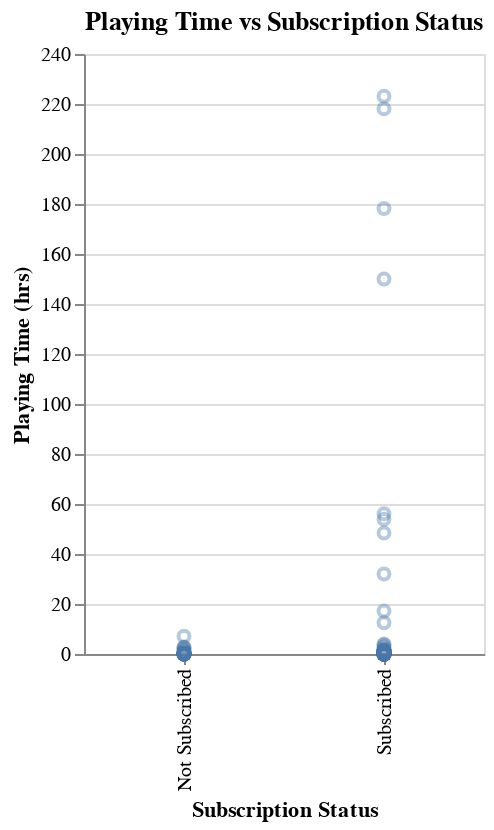

The code cell stored with this chart in its notebook:
### Code cell
sub_chart=alt.Chart(player_training, title='Playing Time vs Subscription Status').mark_point(opacity=0.4).encode(
    x=alt.X('subscribe', title='Subscription Status'),
    y=alt.Y('played_hours', title='Playing Time (hrs)')).properties(
    width=200,
    height=300)
sub_chart

### Figure 1 — Vega-Lite specification as saved in the notebook (floating-point values rounded to 4 significant figures; data arrays with more than 128 entries replaced by an {"elided": "..."} marker saying what was removed)
{"config": {"view": {"continuousWidth": 300, "continuousHeight": 300}}, "data": {"name": "data-f5e70e4359a36d20c302a2142a593862"}, "mark": {"type": "point", "opacity": 0.4}, "encoding": {"x": {"field": "subscribe", "title": "Subscription Status", "type": "nominal"}, "y": {"field": "played_hours", "title": "Playing Time (hrs)", "type": "quantitative"}}, "height": 300, "title": "Playing Time vs Subscription Status", "width": 200, "$schema": "https://vega.github.io/schema/vega-lite/v5.20.1.json", "datasets": {"data-f5e70e4359a36d20c302a2142a593862": {"elided": "147 records"}}}
